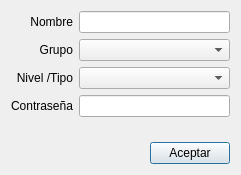
<?xml version="1.0" encoding="UTF-8"?>
<ui version="4.0">
 <class>DlgNewROSAPIUser</class>
 <widget class="QDialog" name="DlgNewROSAPIUser">
  <property name="geometry">
   <rect>
    <x>0</x>
    <y>0</y>
    <width>241</width>
    <height>175</height>
   </rect>
  </property>
  <property name="windowTitle">
   <string>Dialog</string>
  </property>
  <layout class="QGridLayout" name="gridLayout">
   <item row="0" column="0">
    <widget class="QLabel" name="label">
     <property name="text">
      <string>Nombre</string>
     </property>
     <property name="alignment">
      <set>Qt::AlignRight|Qt::AlignTrailing|Qt::AlignVCenter</set>
     </property>
    </widget>
   </item>
   <item row="0" column="1">
    <widget class="QLineEdit" name="userNameLineEdit"/>
   </item>
   <item row="1" column="0">
    <widget class="QLabel" name="label_2">
     <property name="text">
      <string>Grupo</string>
     </property>
     <property name="alignment">
      <set>Qt::AlignRight|Qt::AlignTrailing|Qt::AlignVCenter</set>
     </property>
    </widget>
   </item>
   <item row="1" column="1">
    <widget class="QComboBox" name="grupNameComboBox"/>
   </item>
   <item row="2" column="0">
    <widget class="QLabel" name="label_3">
     <property name="text">
      <string>Nivel /Tipo</string>
     </property>
     <property name="alignment">
      <set>Qt::AlignRight|Qt::AlignTrailing|Qt::AlignVCenter</set>
     </property>
    </widget>
   </item>
   <item row="2" column="1">
    <widget class="QComboBox" name="userLevelComboBox"/>
   </item>
   <item row="3" column="0">
    <widget class="QLabel" name="label_4">
     <property name="text">
      <string>Contraseña</string>
     </property>
     <property name="alignment">
      <set>Qt::AlignRight|Qt::AlignTrailing|Qt::AlignVCenter</set>
     </property>
    </widget>
   </item>
   <item row="3" column="1">
    <widget class="QLineEdit" name="userPassLineEdit"/>
   </item>
   <item row="4" column="0" colspan="2">
    <spacer name="verticalSpacer">
     <property name="orientation">
      <enum>Qt::Vertical</enum>
     </property>
     <property name="sizeHint" stdset="0">
      <size>
       <width>198</width>
       <height>40</height>
      </size>
     </property>
    </spacer>
   </item>
   <item row="5" column="0" colspan="2">
    <layout class="QHBoxLayout" name="horizontalLayout">
     <item>
      <spacer name="horizontalSpacer">
       <property name="orientation">
        <enum>Qt::Horizontal</enum>
       </property>
       <property name="sizeHint" stdset="0">
        <size>
         <width>40</width>
         <height>20</height>
        </size>
       </property>
      </spacer>
     </item>
     <item>
      <widget class="QPushButton" name="acceptButton">
       <property name="text">
        <string>Aceptar</string>
       </property>
      </widget>
     </item>
    </layout>
   </item>
  </layout>
 </widget>
 <resources/>
 <connections/>
</ui>
